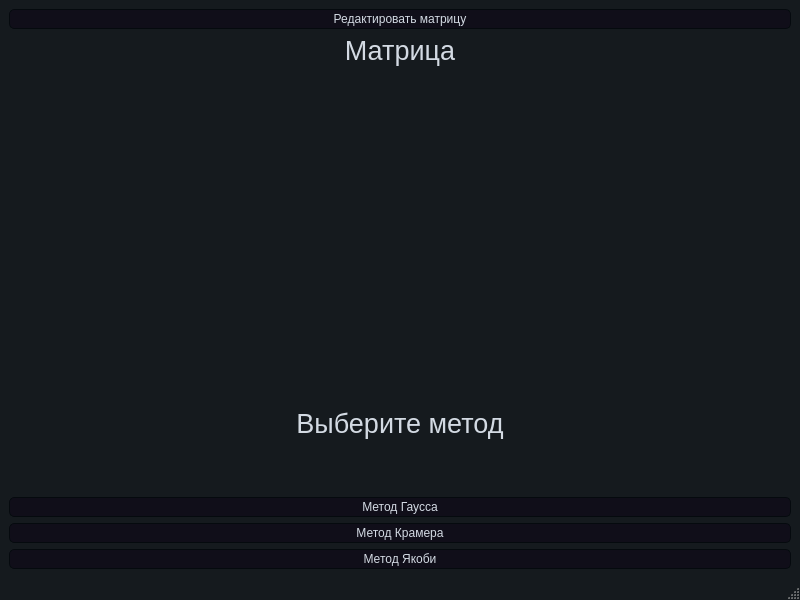
<?xml version="1.0" encoding="UTF-8"?>
<ui version="4.0">
 <class>MainWindow</class>
 <widget class="QMainWindow" name="MainWindow">
  <property name="geometry">
   <rect>
    <x>0</x>
    <y>0</y>
    <width>800</width>
    <height>600</height>
   </rect>
  </property>
  <property name="windowTitle">
   <string>MainWindow</string>
  </property>
  <property name="styleSheet">
   <string notr="true">QMainWindow {
	background-color:#151a1e;
}
QLabel {
	color: #d3dae3;
}
QMenuBar {
	background-color: #151a1e;
}
QPushButton{
	border-style: solid;
	border-color: #050a0e;
	border-width: 1px;
	border-radius: 5px;
	color: #d3dae3;
	padding: 2px;
	background-color: #100E19;
}
QPushButton::default{
	border-style: solid;
	border-color: #050a0e;
	border-width: 1px;
	border-radius: 5px;
	color: #FFFFFF;
	padding: 2px;
	background-color: #151a1e;
}
QPushButton:hover{
	border-style: solid;
	border-top-color: qlineargradient(spread:pad, x1:0, y1:1, x2:1, y2:1, stop:0 #C0DB50, stop:0.4 #C0DB50, stop:0.5 #100E19, stop:1 #100E19);
    border-bottom-color: qlineargradient(spread:pad, x1:0, y1:1, x2:1, y2:1, stop:0 #100E19, stop:0.5 #100E19, stop:0.6 #C0DB50, stop:1 #C0DB50);
    border-left-color: qlineargradient(spread:pad, x1:0, y1:0, x2:0, y2:1, stop:0 #C0DB50, stop:0.3 #C0DB50, stop:0.7 #100E19, stop:1 #100E19);
    border-right-color: qlineargradient(spread:pad, x1:0, y1:1, x2:0, y2:0, stop:0 #C0DB50, stop:0.3 #C0DB50, stop:0.7 #100E19, stop:1 #100E19);
	border-width: 2px;
    border-radius: 1px;
	color: #d3dae3;
	padding: 2px;
}
QPushButton:pressed{
	border-style: solid;
	border-top-color: qlineargradient(spread:pad, x1:0, y1:1, x2:1, y2:1, stop:0 #d33af1, stop:0.4 #d33af1, stop:0.5 #100E19, stop:1 #100E19);
    border-bottom-color: qlineargradient(spread:pad, x1:0, y1:1, x2:1, y2:1, stop:0 #100E19, stop:0.5 #100E19, stop:0.6 #d33af1, stop:1 #d33af1);
    border-left-color: qlineargradient(spread:pad, x1:0, y1:0, x2:0, y2:1, stop:0 #d33af1, stop:0.3 #d33af1, stop:0.7 #100E19, stop:1 #100E19);
    border-right-color: qlineargradient(spread:pad, x1:0, y1:1, x2:0, y2:0, stop:0 #d33af1, stop:0.3 #d33af1, stop:0.7 #100E19, stop:1 #100E19);
	border-width: 2px;
    border-radius: 1px;
	color: #d3dae3;
	padding: 2px;
}</string>
  </property>
  <widget class="QWidget" name="centralwidget">
   <layout class="QGridLayout" name="gridLayout">
    <item row="7" column="0">
     <widget class="QPushButton" name="pbJacobiMetod">
      <property name="text">
       <string>Метод Якоби</string>
      </property>
     </widget>
    </item>
    <item row="2" column="0">
     <widget class="QLabel" name="leq">
      <property name="font">
       <font>
        <pointsize>30</pointsize>
       </font>
      </property>
      <property name="text">
       <string/>
      </property>
      <property name="alignment">
       <set>Qt::AlignCenter</set>
      </property>
     </widget>
    </item>
    <item row="4" column="0">
     <widget class="QLabel" name="lChooseMetod">
      <property name="font">
       <font>
        <pointsize>20</pointsize>
       </font>
      </property>
      <property name="layoutDirection">
       <enum>Qt::LeftToRight</enum>
      </property>
      <property name="text">
       <string>Выберите метод</string>
      </property>
      <property name="alignment">
       <set>Qt::AlignCenter</set>
      </property>
     </widget>
    </item>
    <item row="3" column="0">
     <widget class="QLabel" name="lResult">
      <property name="font">
       <font>
        <pointsize>30</pointsize>
       </font>
      </property>
      <property name="text">
       <string/>
      </property>
      <property name="alignment">
       <set>Qt::AlignCenter</set>
      </property>
     </widget>
    </item>
    <item row="6" column="0">
     <widget class="QPushButton" name="pbKramerMetod">
      <property name="text">
       <string>Метод Крамера</string>
      </property>
     </widget>
    </item>
    <item row="5" column="0">
     <widget class="QPushButton" name="pbGaussMetod">
      <property name="text">
       <string>Метод Гаусса</string>
      </property>
     </widget>
    </item>
    <item row="0" column="0">
     <widget class="QPushButton" name="pbMatrix">
      <property name="text">
       <string>Редактировать матрицу</string>
      </property>
     </widget>
    </item>
    <item row="1" column="0">
     <widget class="QLabel" name="lMatrix">
      <property name="sizePolicy">
       <sizepolicy hsizetype="Preferred" vsizetype="Maximum">
        <horstretch>0</horstretch>
        <verstretch>0</verstretch>
       </sizepolicy>
      </property>
      <property name="font">
       <font>
        <pointsize>20</pointsize>
       </font>
      </property>
      <property name="text">
       <string>Матрица</string>
      </property>
      <property name="alignment">
       <set>Qt::AlignCenter</set>
      </property>
     </widget>
    </item>
   </layout>
  </widget>
  <widget class="QMenuBar" name="menubar">
   <property name="geometry">
    <rect>
     <x>0</x>
     <y>0</y>
     <width>800</width>
     <height>22</height>
    </rect>
   </property>
  </widget>
  <widget class="QStatusBar" name="statusbar"/>
 </widget>
 <resources/>
 <connections/>
</ui>
